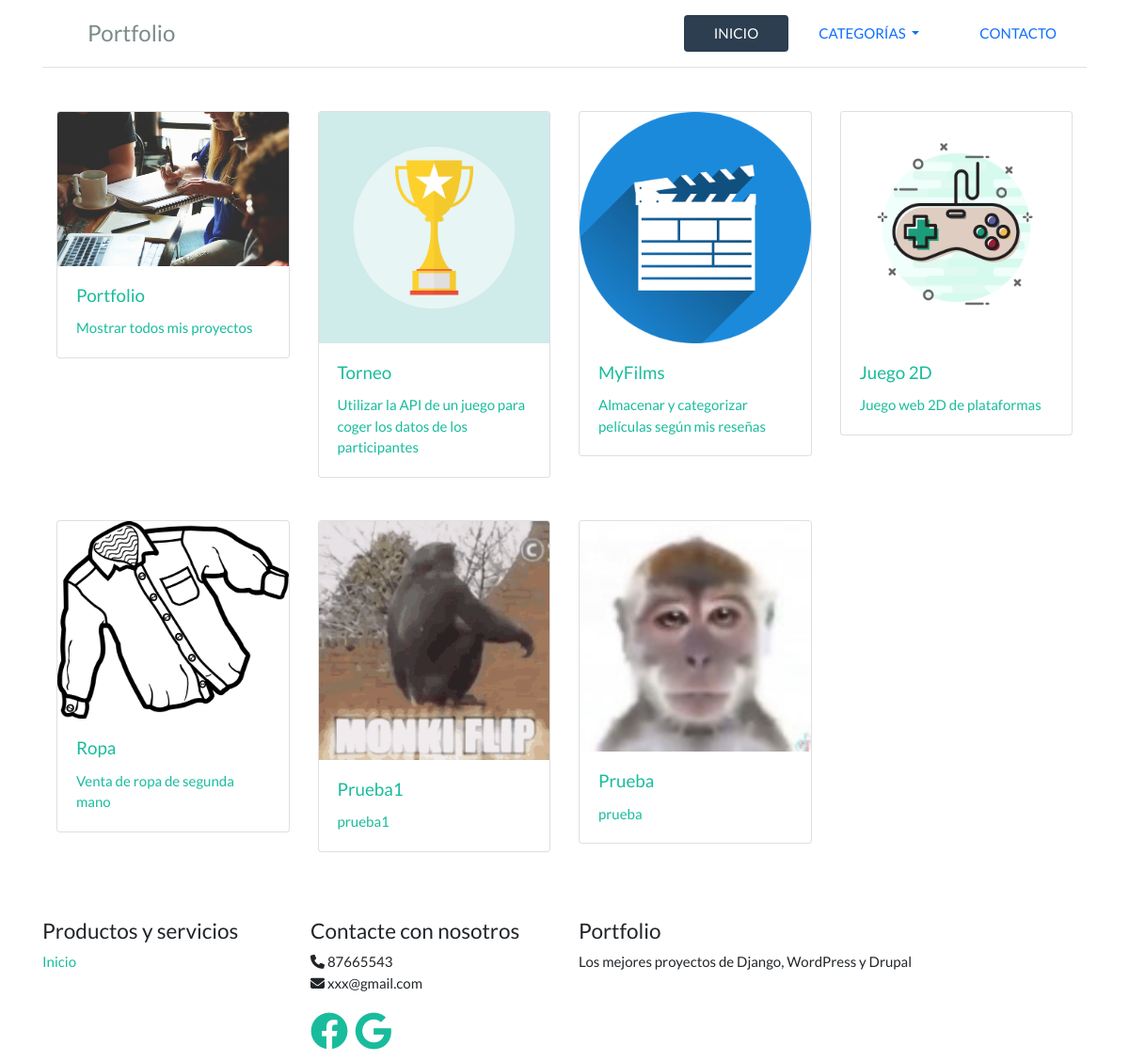
/, run on an earlier commit of the app's database.
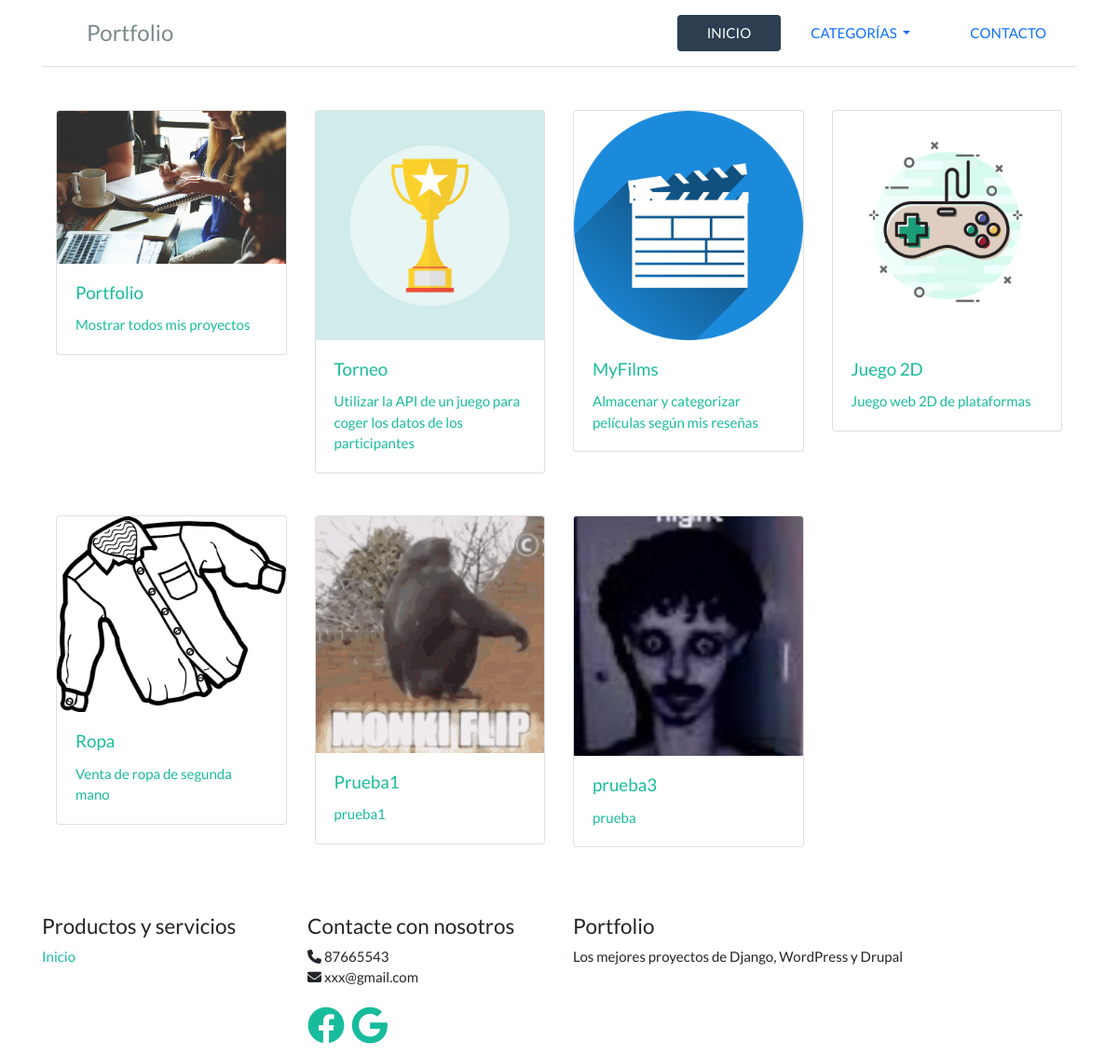
And on a later commit of the database.
### portfolioapp/models.py (models this page shows, shortened)
class Proyecto(models.Model) :
    categorias = models.ManyToManyField(Categoria, verbose_name="Categoria", related_name="proyectos")
    titulo = models.CharField(max_length = 250, verbose_name='Título', null=False, blank=False)
    descripcion = models.TextField(verbose_name='Descripción', null=False, blank=False)
    year = models.IntegerField(verbose_name='Año', null=False, blank=False)
    fecha_creacion = models.DateTimeField(verbose_name='Fecha creación', default=now)
    imagen = models.ImageField(verbose_name = 'Imagen', null=True, blank=True)

### portfolioapp/views.py (the view)
# urls.py: path('', views.HomeView.as_view(), name='home'),
class HomeView(TemplateView):
    template_name = 'portfolio/home.html'
    def get_context_data(self, *args, **kwargs):
        context = super(HomeView, self).get_context_data(**kwargs)
        cat_id = kwargs.get('cat_id')
        context['proyectos'] = Proyecto.objects.filter(categorias__id=cat_id) if cat_id else Proyecto.objects.all()
        return context

### portfolioapp/templatetags/categorias_dropdown.py (called while the page is built)
@register.inclusion_tag('portfolio/categorias_dropdown.html')
def categorias_dropdown():
    categorias = Categoria.objects.all()
    return {'categorias': categorias}

### templates/portfolio/home.html
{% extends 'portfolio/base.html' %}
{% load static %}
{% block content %}
<div>
	<div class="container mb-5">
		<div class="row">
		{% if proyectos %}
			{% for proyecto in proyectos %}
				<div class="col-sm-3">
					<a href="{% url 'proyecto_update' pk=proyecto.id %}" class="p-5">
						<div class="card">
							{% if proyecto.imagen %}
							<img class="card-img-top" src="{{proyecto.imagen.url}}" alt="{{ proyecto.titulo }}">
							{% endif %}
							<div class="card-body">
								<h5 class="card-title">{{ proyecto.titulo }}</h5>
								<p class="card-text">{{ proyecto.descripcion }}</p>
							</div>
						</div>
					</a>
				</div>
			{% endfor %}
		{% else %}
			<p>No se han encontrado proyectos</p>
		{% endif %}
		</div>
	</div>
</div>
{% endblock %}

### templates/portfolio/base.html (shortened to what this page needs)
<html>
<head>
    <link rel="stylesheet" href="https://cdn.jsdelivr.net/npm/bootstrap@5.2.0/dist/css/bootstrap.min.css">
    <link rel="stylesheet" href="https://cdn.jsdelivr.net/npm/bootswatch@4.5.2/dist/flatly/bootstrap.min.css">
    <link rel="stylesheet" href="https://cdnjs.cloudflare.com/ajax/libs/font-awesome/6.2.0/css/all.min.css" />
</head>
<body class="d-flex flex-column min-vh-100">
<div class="container">
  {% block header %}
    {% include "portfolio/header.html" %}
  {% endblock header %}
</div>
<div class='container'>
{% block content %}{% endblock content %}
</div>
{% block footer %}
  {% include "portfolio/footer.html" %}
{% endblock footer %}
</body>
</html>

### templates/portfolio/header.html
{% load categorias_dropdown %}
<header class="d-flex flex-wrap justify-content-center py-3 mb-4 border-bottom">
    <a href="{% url 'home' %}" class="d-flex align-items-center mb-3 mb-md-0 me-md-auto text-dark text-decoration-none">
        <svg class="bi me-2" width="40" height="32"><use xlink:href="#bootstrap"></use></svg>
        <span class="fs-4">Portfolio</span>
    </a>
    <ul class="nav nav-pills">
        <li class="nav-item"><a href="{% url 'home' %}" class="nav-link active" aria-current="page">INICIO</a></li>
        {% categorias_dropdown %}
        <li class="nav-item"><a href="{% url 'home' %}" class="nav-link">CONTACTO</a></li>
    </ul>
</header>

### templates/portfolio/categorias_dropdown.html (shortened to what this page needs)
<li class="nav-item dropdown">
    <a class="nav-link dropdown-toggle" id="dropdownMenu1" data-bs-toggle="dropdown" aria-haspopup="true" aria-expanded="false">
        CATEGORÍAS
    </a>
</li>

### templates/portfolio/footer.html
<footer class="mt-auto">
  <div class="container hidden-print">
    <div class="row">
      <div class="col-md-3">
        <h4>Productos y servicios</h4>
        <ul class="list-unstyled" id="products">
          <li>
            <a href="/">Inicio</a>
          </li>
        </ul>
      </div>
      <div class="col-md-3" id="info">
        <h4>Contacte con nosotros</h4>
        <ul class="list-unstyled">
          <li>
            <i class="fa fa-phone"></i>
            <span>87665543</span>
          </li>
          <li>
            <i class="fa fa-envelope"></i>
            <span>xxx@gmail.com</span>
          </li>
        </ul>
        <h2>
          <a href="#">
              <i class="fa-brands fa-facebook"></i>
          </a>
          <a href="#">
              <i class="fa-brands fa-google"></i>
          </a>
        </h2>
      </div>
      <div class="col-md-5 col-lg-offset-1">
        <div>
          <h4>
            <span class="oe_editable">Portfolio</span>
          </h4>
          <p style="text-align: justify;">Los mejores proyectos de Django, WordPress y Drupal</p>
        </div>
      </div>
    </div>
  </div>
  </footer>

What changed in the data, as far as the page shows it:
removed Proyecto: imagen (picture), titulo "Prueba", descripcion "prueba"
added Proyecto: imagen (picture), titulo "prueba3", descripcion "prueba"
